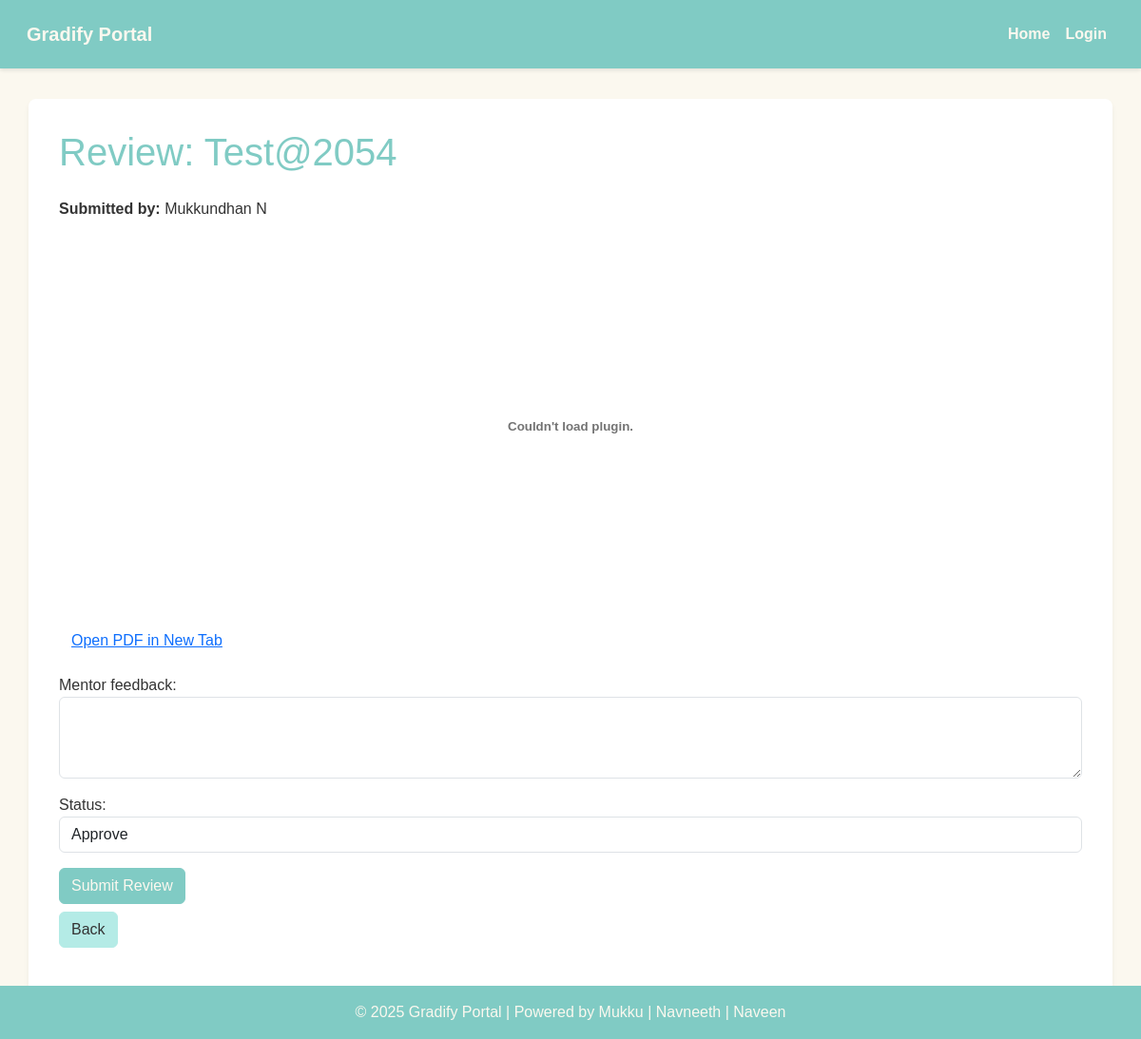
Page /mentor/2/review/3/ on the committed database.
### GradifyPortal/models.py (models this page shows, shortened)
class Submission(models.Model):
    STATUS_CHOICES = [
        ('pending', 'Pending'),
        ('under_review', 'Under Review'),
        ('mentor_approved', 'Mentor Approved'),
        ('mentor_rejected', 'Mentor Rejected'),
        ('coordinator_approved', 'Coordinator Approved'),
    ]
    submission_id = models.AutoField(primary_key=True)
    student = models.ForeignKey(Student, on_delete=models.CASCADE)
    team = models.ForeignKey(Team, on_delete=models.CASCADE)
    title = models.CharField(max_length=200)
    description = models.TextField()
    document = models.FileField(upload_to='submissions/')
    document_hash = models.CharField(max_length=64, blank=True)
    status = models.CharField(max_length=20, choices=STATUS_CHOICES, default='pending')
    submitted_at = models.DateTimeField(auto_now_add=True)
    mentor_feedback = models.TextField(blank=True, null=True)
    coordinator_feedback = models.TextField(blank=True, null=True)
    mentor_signature = models.CharField(max_length=256, blank=True, null=True)
    coordinator_signature = models.CharField(max_length=256, blank=True, null=True)

class Student(models.Model):
    user = models.OneToOneField(User, on_delete=models.CASCADE, null=True)
    student_id = models.CharField(max_length=20, primary_key=True)
    name = models.CharField(max_length=200)
    email = models.EmailField(unique=True)
    team = models.ForeignKey('Team', on_delete=models.CASCADE, null=True, blank=True)  # Single team field, nullable
    section = models.ForeignKey(Section, on_delete=models.CASCADE)
    password = models.CharField(max_length=128, default=make_password("Gradify2025"))
    user_type = models.CharField(max_length=10, default='student')
    contact_no = models.CharField(max_length=15, blank=True, null=True)

### GradifyPortal/views.py (the view)
# urls.py: path('mentor/<int:mentor_id>/review/<int:submission_id>/', views.review_submission, name='review_submission'),
def review_submission(request, mentor_id, submission_id):
    mentor = get_object_or_404(Mentor, mentor_id=mentor_id)
    submission = get_object_or_404(Submission, submission_id=submission_id)
    if submission.status not in ['pending', 'under_review']:
        messages.error(request, 'This submission cannot be reviewed.')
        return redirect('GradifyPortal:mentor_dashboard', mentor_id=mentor_id)
    if request.method == 'POST':
        form = ReviewForm(request.POST, instance=submission)
        if form.is_valid():
            submission.status = form.cleaned_data['status']
            submission.mentor_feedback = form.cleaned_data['mentor_feedback']
            if submission.status == 'mentor_approved':
                signature_text = f"{submission.document_hash}-{mentor.name}-{timezone.now().isoformat()}"
                submission.mentor_signature = hashlib.sha256(signature_text.encode()).hexdigest()
            else:
                submission.mentor_signature = None
            submission.save()
            action = "approved" if submission.status == 'mentor_approved' else "rejected"
            messages.success(request, f'Submission {action}!')
            return redirect('GradifyPortal:mentor_dashboard', mentor_id=mentor_id)
    else:
        form = ReviewForm(instance=submission)
    return render(request, 'review_submission.html', {'mentor': mentor, 'submission': submission, 'form': form})

### GradifyPortal/forms.py
class ReviewForm(forms.ModelForm):
    STATUS_CHOICES = [
        ('mentor_approved', 'Approve'),
        ('mentor_rejected', 'Reject'),
    ]
    status = forms.ChoiceField(choices=STATUS_CHOICES, widget=forms.Select(attrs={'class': 'form-control'}))
    class Meta:
        model = Submission
        fields = ['mentor_feedback', 'status']
        widgets = {
            'mentor_feedback': forms.Textarea(attrs={'class': 'form-control', 'rows': 3}),
        }

### templates/review_submission.html
{% extends 'base.html' %} {% block content %}
<h1>Review: {{ submission.title }}</h1>
<p><strong>Submitted by:</strong> {{ submission.student.name }}</p>
<div class="mb-3">
  <embed
    src="{{ submission.document.url }}"
    width="100%"
    height="400px"
    type="application/pdf"
  />
  <p>
    <a href="{{ submission.document.url }}" target="_blank" class="btn btn-link"
      >Open PDF in New Tab</a
    >
  </p>
</div>
<form method="post">
  {% csrf_token %} {{ form.as_p }}
  <button type="submit" class="btn btn-success">Submit Review</button>
</form>
<a
  href="{% url 'GradifyPortal:mentor_dashboard' mentor.mentor_id %}"
  class="btn btn-secondary mt-2"
  >Back</a
>
{% endblock %}

### templates/base.html (style rules this page uses)
:root { --primary-teal: #80cbc4; --light-teal: #b4ebe6; --off-white: #fbf8ef; --accent-yellow: #ffb433; --text-dark: #333; }
body { background-color: var(--off-white); color: var(--text-dark); font-family: "Arial", sans-serif; margin: 0; padding: 0; }
h1, h3 { color: var(--primary-teal); margin-bottom: 1.5rem; }
.btn-success { background-color: var(--primary-teal); border-color: var(--primary-teal); color: var(--off-white); }
.btn-secondary { background-color: var(--light-teal); border-color: var(--light-teal); color: var(--text-dark); }
a { color: var(--primary-teal); text-decoration: none; }

### rows in the picture
Submission: title "Test@2054", student.name "Mukkundhan N", status "Approve"
